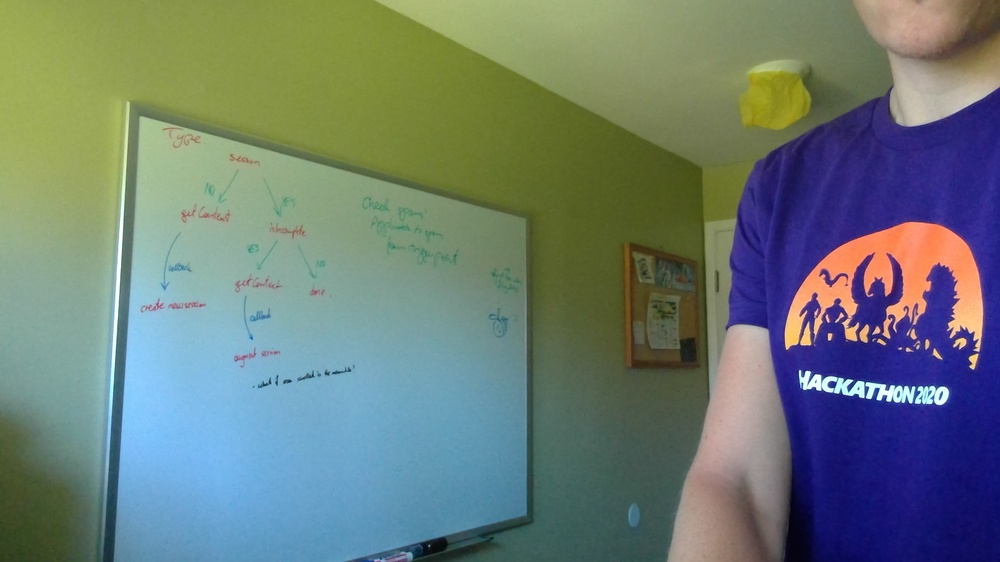
#> input picture PythonVersion/samples/3.jpg, 1000 x 562 px, shrunk from 2560 x 1440 before the run
$ python main.py
#> lines starting #> are read from the running program, lines starting #| are printed output that depends on the picture
#> in GoFromImage, main_image is the input picture: shape (562, 1000, 3); mean B, G, R 117.3, 123.9, 108.4
import cv2
import numpy as np

MAX_FEATURES = 500
GOOD_MATCH_PERCENT = 0.15

def alignImages(im1):
  # Convert images to grayscale
  im1Gray = cv2.cvtColor(im1, cv2.COLOR_BGR2GRAY)
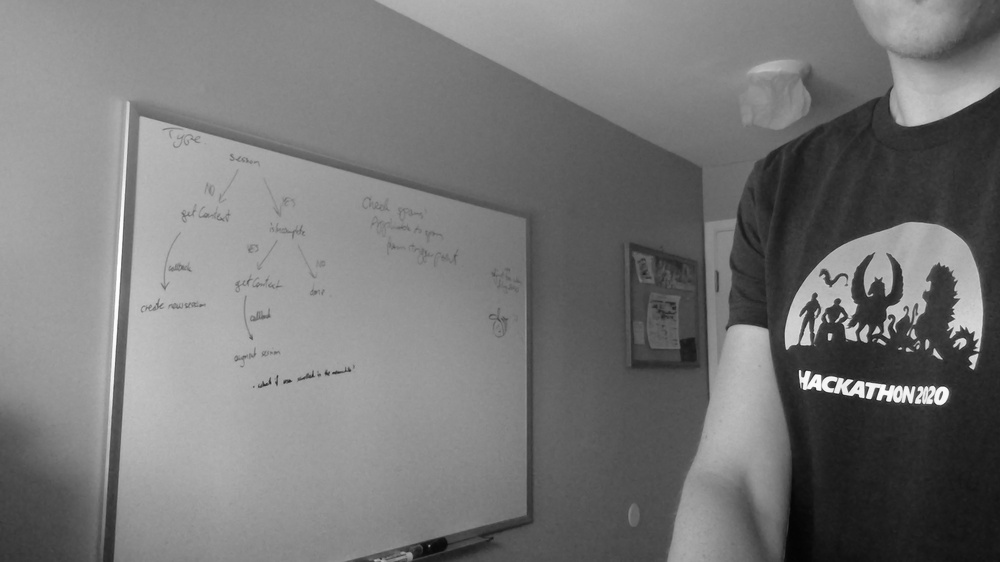
#> im1Gray: shape (562, 1000); min 2, max 254, mean 118.5

  # todo make these global constants
  main_image = cv2.imread('samples/straight_padding.jpg')
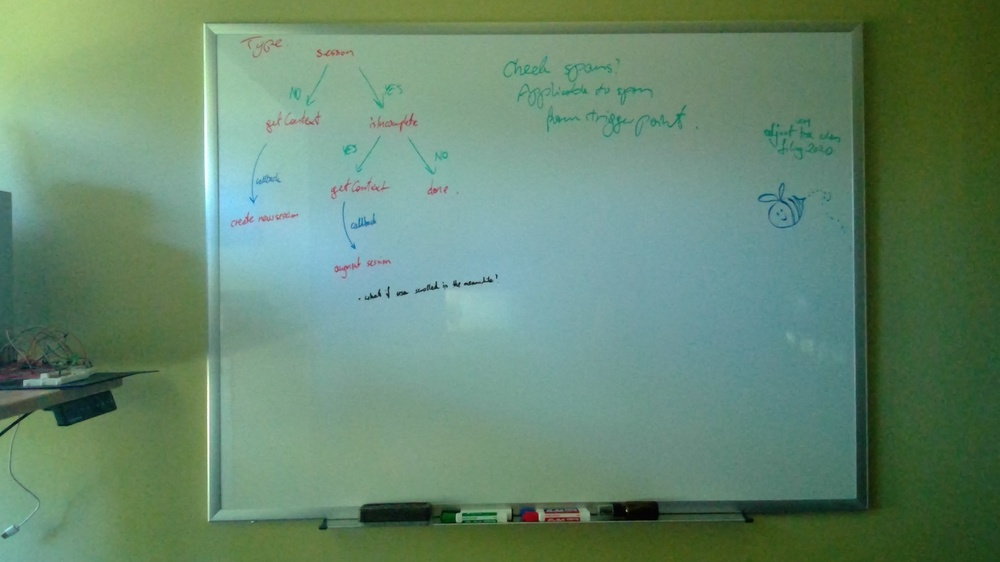
#> input picture PythonVersion/samples/straight_padding.jpg, 1000 x 562 px, shrunk from 2560 x 1440 before the run
#> main_image is the input picture: shape (562, 1000, 3); mean B, G, R 111.8, 137, 102.8
  im2Gray = cv2.cvtColor(main_image, cv2.COLOR_BGR2GRAY)
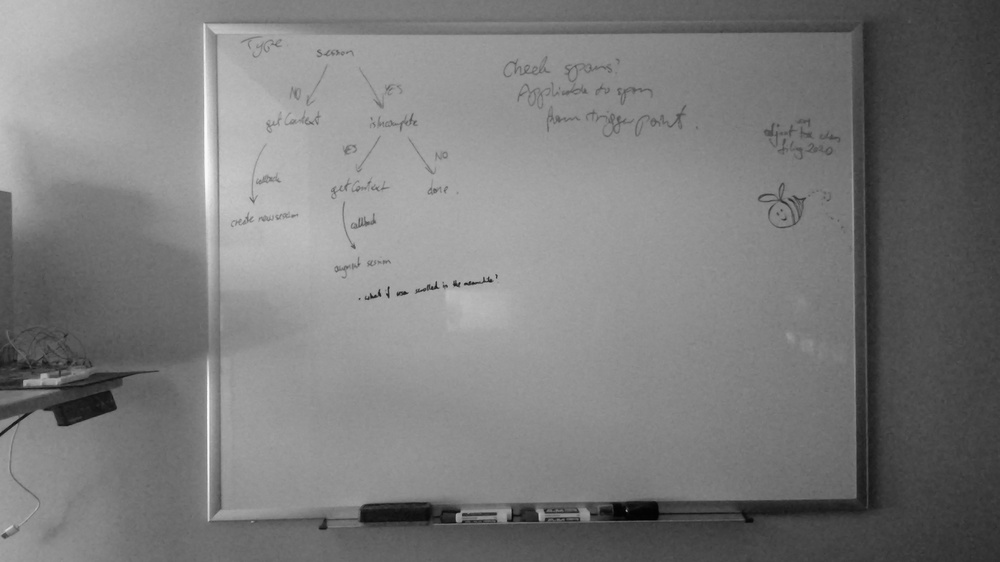
#> im2Gray: shape (562, 1000); min 2, max 252, mean 123.9

  # Detect ORB features and compute descriptors.
  orb = cv2.ORB_create(MAX_FEATURES)

  keypoints1, descriptors1 = orb.detectAndCompute(im1Gray, None)
#> keypoints1 = 500 keypoints; strongest (x, y, size): (889, 400, 31), (831, 384, 53.6), (832, 382, 44.6), (871, 386, 64.3)
  keypoints2, descriptors2 = orb.detectAndCompute(im2Gray, None)
#> keypoints2 = 494 keypoints; strongest (x, y, size): (436, 287, 31), (379, 294, 31), (372, 297, 31), (484, 281, 31)

  # Match features.
  matcher = cv2.DescriptorMatcher_create(cv2.DESCRIPTOR_MATCHER_BRUTEFORCE_HAMMING)
  matches = matcher.match(descriptors1, descriptors2, None)
#> matches = 500 matches

  # Sort matches by score
#> (the run stopped early here; a loop or call above may not have finished)
